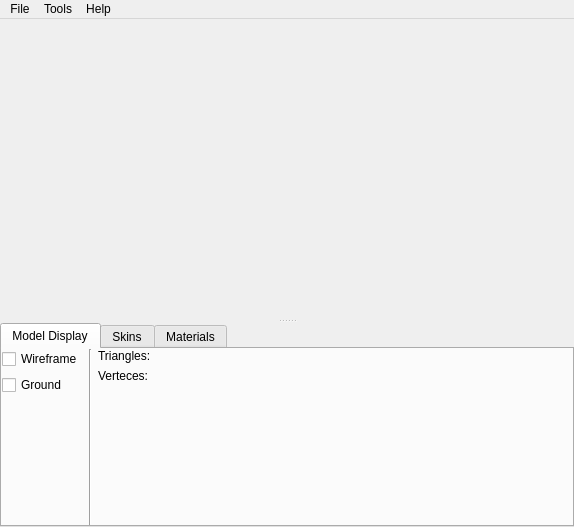
<?xml version="1.0" encoding="UTF-8"?>
<ui version="4.0">
 <class>Window_Viewer</class>
 <widget class="QMainWindow" name="Window_Viewer">
  <property name="geometry">
   <rect>
    <x>0</x>
    <y>0</y>
    <width>574</width>
    <height>527</height>
   </rect>
  </property>
  <property name="minimumSize">
   <size>
    <width>0</width>
    <height>0</height>
   </size>
  </property>
  <property name="maximumSize">
   <size>
    <width>16777215</width>
    <height>16777215</height>
   </size>
  </property>
  <property name="windowTitle">
   <string>MDLViewer</string>
  </property>
  <property name="windowIcon">
   <iconset resource="resource.qrc">
    <normaloff>:/icon.png</normaloff>:/icon.png</iconset>
  </property>
  <widget class="QWidget" name="centralwidget">
   <layout class="QVBoxLayout" name="verticalLayout">
    <property name="leftMargin">
     <number>0</number>
    </property>
    <property name="topMargin">
     <number>0</number>
    </property>
    <property name="rightMargin">
     <number>0</number>
    </property>
    <property name="bottomMargin">
     <number>0</number>
    </property>
    <item>
     <widget class="QSplitter" name="splitter">
      <property name="frameShape">
       <enum>QFrame::NoFrame</enum>
      </property>
      <property name="frameShadow">
       <enum>QFrame::Plain</enum>
      </property>
      <property name="orientation">
       <enum>Qt::Vertical</enum>
      </property>
      <property name="opaqueResize">
       <bool>true</bool>
      </property>
      <property name="childrenCollapsible">
       <bool>true</bool>
      </property>
      <widget class="Widget_Viewport" name="widget_viewport" native="true">
       <property name="sizePolicy">
        <sizepolicy hsizetype="Expanding" vsizetype="Expanding">
         <horstretch>0</horstretch>
         <verstretch>0</verstretch>
        </sizepolicy>
       </property>
       <property name="minimumSize">
        <size>
         <width>0</width>
         <height>300</height>
        </size>
       </property>
      </widget>
      <widget class="QTabWidget" name="tabWidget">
       <property name="sizePolicy">
        <sizepolicy hsizetype="Preferred" vsizetype="Maximum">
         <horstretch>0</horstretch>
         <verstretch>0</verstretch>
        </sizepolicy>
       </property>
       <property name="currentIndex">
        <number>0</number>
       </property>
       <property name="documentMode">
        <bool>false</bool>
       </property>
       <property name="movable">
        <bool>false</bool>
       </property>
       <property name="tabBarAutoHide">
        <bool>false</bool>
       </property>
       <widget class="QWidget" name="tab_modelDisplay">
        <property name="sizePolicy">
         <sizepolicy hsizetype="Preferred" vsizetype="Preferred">
          <horstretch>0</horstretch>
          <verstretch>0</verstretch>
         </sizepolicy>
        </property>
        <attribute name="title">
         <string>Model Display</string>
        </attribute>
        <layout class="QHBoxLayout" name="horizontalLayout">
         <property name="spacing">
          <number>6</number>
         </property>
         <property name="leftMargin">
          <number>0</number>
         </property>
         <property name="topMargin">
          <number>0</number>
         </property>
         <property name="rightMargin">
          <number>0</number>
         </property>
         <property name="bottomMargin">
          <number>0</number>
         </property>
         <item>
          <layout class="QVBoxLayout" name="verticalLayout_2">
           <property name="rightMargin">
            <number>0</number>
           </property>
           <item>
            <widget class="QCheckBox" name="checkBox_wireframe">
             <property name="sizePolicy">
              <sizepolicy hsizetype="Minimum" vsizetype="Fixed">
               <horstretch>0</horstretch>
               <verstretch>0</verstretch>
              </sizepolicy>
             </property>
             <property name="text">
              <string>Wireframe</string>
             </property>
            </widget>
           </item>
           <item>
            <widget class="QCheckBox" name="checkBox_ground">
             <property name="sizePolicy">
              <sizepolicy hsizetype="Minimum" vsizetype="Fixed">
               <horstretch>0</horstretch>
               <verstretch>0</verstretch>
              </sizepolicy>
             </property>
             <property name="text">
              <string>Ground</string>
             </property>
             <property name="checked">
              <bool>false</bool>
             </property>
             <property name="tristate">
              <bool>false</bool>
             </property>
            </widget>
           </item>
           <item>
            <spacer name="verticalSpacer">
             <property name="orientation">
              <enum>Qt::Vertical</enum>
             </property>
             <property name="sizeType">
              <enum>QSizePolicy::Expanding</enum>
             </property>
             <property name="sizeHint" stdset="0">
              <size>
               <width>20</width>
               <height>40</height>
              </size>
             </property>
            </spacer>
           </item>
          </layout>
         </item>
         <item>
          <widget class="Line" name="line">
           <property name="orientation">
            <enum>Qt::Vertical</enum>
           </property>
          </widget>
         </item>
         <item>
          <layout class="QVBoxLayout" name="verticalLayout_3">
           <property name="spacing">
            <number>6</number>
           </property>
           <property name="bottomMargin">
            <number>0</number>
           </property>
           <item>
            <layout class="QHBoxLayout" name="horizontalLayout_3">
             <item>
              <widget class="QLabel" name="label_triangles">
               <property name="sizePolicy">
                <sizepolicy hsizetype="Minimum" vsizetype="Maximum">
                 <horstretch>0</horstretch>
                 <verstretch>0</verstretch>
                </sizepolicy>
               </property>
               <property name="text">
                <string>Triangles:</string>
               </property>
              </widget>
             </item>
             <item>
              <widget class="QLabel" name="label_countTriangles">
               <property name="sizePolicy">
                <sizepolicy hsizetype="Preferred" vsizetype="Maximum">
                 <horstretch>0</horstretch>
                 <verstretch>0</verstretch>
                </sizepolicy>
               </property>
               <property name="text">
                <string/>
               </property>
              </widget>
             </item>
            </layout>
           </item>
           <item>
            <layout class="QHBoxLayout" name="horizontalLayout_2">
             <property name="spacing">
              <number>6</number>
             </property>
             <item>
              <widget class="QLabel" name="label_verteces">
               <property name="sizePolicy">
                <sizepolicy hsizetype="Preferred" vsizetype="Maximum">
                 <horstretch>0</horstretch>
                 <verstretch>0</verstretch>
                </sizepolicy>
               </property>
               <property name="text">
                <string>Verteces:</string>
               </property>
              </widget>
             </item>
             <item>
              <widget class="QLabel" name="label_countVerteces">
               <property name="sizePolicy">
                <sizepolicy hsizetype="Preferred" vsizetype="Maximum">
                 <horstretch>0</horstretch>
                 <verstretch>0</verstretch>
                </sizepolicy>
               </property>
               <property name="text">
                <string/>
               </property>
              </widget>
             </item>
            </layout>
           </item>
           <item>
            <spacer name="verticalSpacer_2">
             <property name="orientation">
              <enum>Qt::Vertical</enum>
             </property>
             <property name="sizeHint" stdset="0">
              <size>
               <width>20</width>
               <height>40</height>
              </size>
             </property>
            </spacer>
           </item>
          </layout>
         </item>
         <item>
          <spacer name="horizontalSpacer">
           <property name="orientation">
            <enum>Qt::Horizontal</enum>
           </property>
           <property name="sizeHint" stdset="0">
            <size>
             <width>40</width>
             <height>20</height>
            </size>
           </property>
          </spacer>
         </item>
        </layout>
       </widget>
       <widget class="QWidget" name="tab_skins">
        <attribute name="title">
         <string>Skins</string>
        </attribute>
        <layout class="QHBoxLayout" name="horizontalLayout_4">
         <property name="leftMargin">
          <number>0</number>
         </property>
         <property name="topMargin">
          <number>0</number>
         </property>
         <property name="rightMargin">
          <number>0</number>
         </property>
         <property name="bottomMargin">
          <number>0</number>
         </property>
         <item>
          <widget class="QListWidget" name="listWidget_skins">
           <property name="sizePolicy">
            <sizepolicy hsizetype="Maximum" vsizetype="Expanding">
             <horstretch>0</horstretch>
             <verstretch>0</verstretch>
            </sizepolicy>
           </property>
          </widget>
         </item>
         <item>
          <widget class="Line" name="line_3">
           <property name="orientation">
            <enum>Qt::Vertical</enum>
           </property>
          </widget>
         </item>
         <item>
          <layout class="QVBoxLayout" name="verticalLayout_4">
           <property name="rightMargin">
            <number>6</number>
           </property>
           <item>
            <widget class="QPushButton" name="pushButton_addSkin">
             <property name="text">
              <string>Add</string>
             </property>
            </widget>
           </item>
           <item>
            <widget class="QPushButton" name="pushButton_removeSkin">
             <property name="text">
              <string>Remove</string>
             </property>
            </widget>
           </item>
           <item>
            <spacer name="verticalSpacer_3">
             <property name="orientation">
              <enum>Qt::Vertical</enum>
             </property>
             <property name="sizeHint" stdset="0">
              <size>
               <width>20</width>
               <height>40</height>
              </size>
             </property>
            </spacer>
           </item>
          </layout>
         </item>
        </layout>
       </widget>
       <widget class="QWidget" name="tab_materials">
        <attribute name="title">
         <string>Materials</string>
        </attribute>
        <layout class="QHBoxLayout" name="horizontalLayout_5">
         <property name="leftMargin">
          <number>0</number>
         </property>
         <property name="topMargin">
          <number>0</number>
         </property>
         <property name="rightMargin">
          <number>0</number>
         </property>
         <property name="bottomMargin">
          <number>0</number>
         </property>
         <item>
          <widget class="QListWidget" name="listWidget_materials">
           <property name="sizePolicy">
            <sizepolicy hsizetype="Maximum" vsizetype="Expanding">
             <horstretch>0</horstretch>
             <verstretch>0</verstretch>
            </sizepolicy>
           </property>
          </widget>
         </item>
         <item>
          <widget class="Line" name="line_2">
           <property name="orientation">
            <enum>Qt::Vertical</enum>
           </property>
          </widget>
         </item>
         <item>
          <layout class="QGridLayout" name="gridLayout_settingsMaterial">
           <property name="rightMargin">
            <number>0</number>
           </property>
           <property name="spacing">
            <number>6</number>
           </property>
           <item row="0" column="2">
            <widget class="QToolButton" name="toolButton_pathMaterial">
             <property name="text">
              <string>...</string>
             </property>
            </widget>
           </item>
           <item row="0" column="0">
            <widget class="QLabel" name="label_pathMaterial">
             <property name="sizePolicy">
              <sizepolicy hsizetype="Preferred" vsizetype="Maximum">
               <horstretch>0</horstretch>
               <verstretch>0</verstretch>
              </sizepolicy>
             </property>
             <property name="text">
              <string>Path:</string>
             </property>
            </widget>
           </item>
           <item row="0" column="1">
            <widget class="QLineEdit" name="lineEdit_pathMaterial">
             <property name="readOnly">
              <bool>true</bool>
             </property>
            </widget>
           </item>
           <item row="1" column="1">
            <spacer name="verticalSpacer_4">
             <property name="orientation">
              <enum>Qt::Vertical</enum>
             </property>
             <property name="sizeHint" stdset="0">
              <size>
               <width>20</width>
               <height>40</height>
              </size>
             </property>
            </spacer>
           </item>
          </layout>
         </item>
        </layout>
       </widget>
      </widget>
     </widget>
    </item>
   </layout>
  </widget>
  <widget class="QMenuBar" name="menubar">
   <property name="geometry">
    <rect>
     <x>0</x>
     <y>0</y>
     <width>574</width>
     <height>21</height>
    </rect>
   </property>
   <widget class="QMenu" name="menuFile">
    <property name="title">
     <string>File</string>
    </property>
    <addaction name="actionOpen"/>
    <addaction name="separator"/>
    <addaction name="actionSave"/>
    <addaction name="actionSave_As"/>
    <addaction name="separator"/>
    <addaction name="actionExit"/>
   </widget>
   <widget class="QMenu" name="menuHelp">
    <property name="title">
     <string>Help</string>
    </property>
    <addaction name="actionAbout_2"/>
    <addaction name="actionAbout_Qt_2"/>
   </widget>
   <widget class="QMenu" name="menuTools">
    <property name="title">
     <string>Tools</string>
    </property>
    <addaction name="actionConvert_to_LMD"/>
   </widget>
   <addaction name="menuFile"/>
   <addaction name="menuTools"/>
   <addaction name="menuHelp"/>
  </widget>
  <action name="actionNew_file">
   <property name="text">
    <string>New</string>
   </property>
   <property name="shortcut">
    <string>Ctrl+N</string>
   </property>
  </action>
  <action name="actionOpen_file">
   <property name="text">
    <string>Open..</string>
   </property>
   <property name="shortcut">
    <string>Ctrl+O</string>
   </property>
  </action>
  <action name="actionSave_file">
   <property name="text">
    <string>Save</string>
   </property>
   <property name="shortcut">
    <string>Ctrl+S</string>
   </property>
  </action>
  <action name="actionSave_file_as">
   <property name="text">
    <string>Save As..</string>
   </property>
  </action>
  <action name="actionClose_file">
   <property name="text">
    <string>Exit</string>
   </property>
   <property name="shortcut">
    <string>Ctrl+Q</string>
   </property>
  </action>
  <action name="actionAbout">
   <property name="text">
    <string>About</string>
   </property>
  </action>
  <action name="actionAbout_Qt">
   <property name="text">
    <string>About Qt</string>
   </property>
  </action>
  <action name="actionOpen">
   <property name="text">
    <string>Open..</string>
   </property>
   <property name="shortcut">
    <string>Ctrl+O</string>
   </property>
  </action>
  <action name="actionSave">
   <property name="text">
    <string>Save</string>
   </property>
   <property name="shortcut">
    <string>Ctrl+S</string>
   </property>
  </action>
  <action name="actionSave_As">
   <property name="text">
    <string>Save As..</string>
   </property>
   <property name="shortcut">
    <string>Ctrl+Shift+S</string>
   </property>
  </action>
  <action name="actionExit">
   <property name="text">
    <string>Exit</string>
   </property>
   <property name="shortcut">
    <string>Ctrl+Q</string>
   </property>
  </action>
  <action name="actionConvert_to_LMD">
   <property name="text">
    <string>Convert to MDL</string>
   </property>
  </action>
  <action name="actionAbout_2">
   <property name="text">
    <string>About</string>
   </property>
  </action>
  <action name="actionAbout_Qt_2">
   <property name="text">
    <string>About Qt</string>
   </property>
  </action>
 </widget>
 <customwidgets>
  <customwidget>
   <class>Widget_Viewport</class>
   <extends>QWidget</extends>
   <header>widget_viewport.h</header>
   <container>1</container>
  </customwidget>
 </customwidgets>
 <resources>
  <include location="resource.qrc"/>
 </resources>
 <connections/>
</ui>
